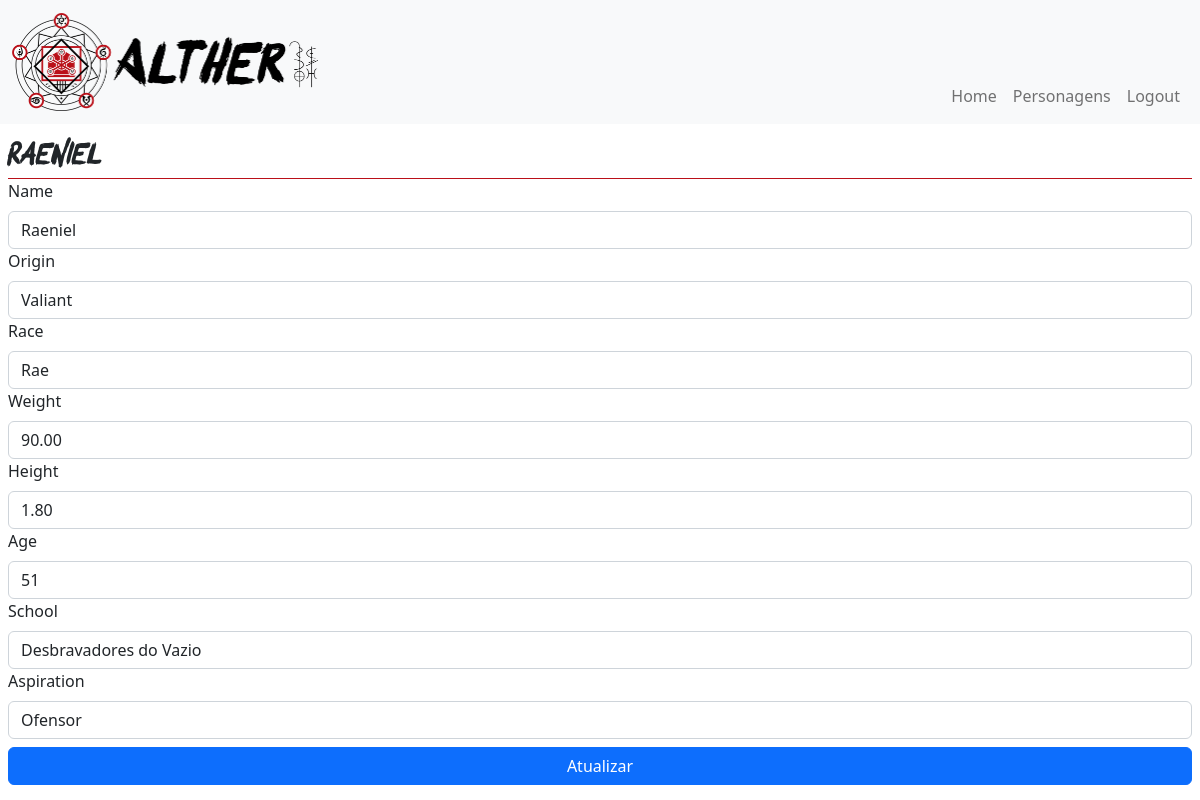
The page /sheet/update/bg/1 (signed in) on the database its author committed.
### sheet/models.py (models this page shows, shortened)
class Character(models.Model):
    player_ID = models.ForeignKey(
        User,
        on_delete=models.CASCADE,
        related_name='player'
    )
    name = models.CharField(
        max_length=100
    )
    origin = models.CharField(
        max_length=30
    )
    race = models.ForeignKey(
        Race,
        on_delete=models.DO_NOTHING
    )
    school = models.ForeignKey(
        School,
        on_delete=models.DO_NOTHING
    )
    aspiration = models.ForeignKey(
        Aspiration,
        on_delete=models.DO_NOTHING
    )
    weight = models.DecimalField(
        max_digits=6,
        decimal_places=2
    )
    height = models.DecimalField(
        max_digits=5,
        decimal_places=2
    )
    age = models.PositiveSmallIntegerField()
    level = models.PositiveSmallIntegerField(default=1)
    xp_total = models.PositiveIntegerField(default=0)
    xp_current = models.PositiveIntegerField(default=0)
    hp_total = models.IntegerField(default=10)
    hp_current = models.IntegerField(default=10)
    hp_temp = models.IntegerField(default=0)
    unbalance = models.PositiveIntegerField(default=0)
    movement_actions = models.PositiveSmallIntegerField(default=1)
    main_actions = models.PositiveSmallIntegerField(default=1)
    active_path = models.ForeignKey(
        Path,
        on_delete=models.DO_NOTHING
    )
    inventory = models.TextField(blank=True, default='')
    annotations = models.TextField(blank=True, default='')
    coin = models.CharField(
        max_length=200,
        default='0 valores'
    )
    movement_action_cost = models.IntegerField(
        default=2000
    )
    main_action_cost = models.IntegerField(
        default=3000
    )

### sheet/views.py (the view)
# urls.py: path('update/bg/<int:char_ID>', views.update_bg, name='update_bg'),
@login_required
def update_bg(request, char_ID):
    character = Character.objects.get(pk=char_ID)
    if request.method == 'POST':
        form = CreateCharForm(request.POST, instance=character)
        form.save()
        return redirect('main', char_ID=char_ID)
    form = CreateCharForm(instance=character)
    form_data = {
        'form': form,
        'character': character
    }
    return render(request, 'sheet/bg.html', form_data)

### sheet/models.py (called while the page is built)
    def __str__(self) -> str:
        return self.name

    def __str__(self) -> str:
        return self.name

    def __str__(self) -> str:
        return self.name

### templates/sheet/bg.html (shortened to what this page needs)
{% include 'partials/_head.html' with page_title='Informações de Personagem' %}
<body>
    {% include 'partials/_header.html' %}
    <main class="d-flex flex-column m-2">
        <div class="section-title">
            <h1 class="main-text">{{ character.name }}</h1>
        </div>
        <div class="form-container">
            <form action="{% url 'update_bg' character.pk %}" method="POST">
                {% for field in form.visible_fields %}
                <div>
                    <label for="{{ field.id_for_label }}" class="form-label">{{ field.label }}</label>
                    {{ field }}
                </div>
                {% endfor %}
                <div class="mt-2">
                    <button type="submit" class="btn btn-primary w-100">Atualizar</button>
                </div>
            </form>
        </div>
    </main>
</body>
</html>

### althercs/static/styles/style.css (style rules this page uses)
input[type=number] { -moz-appearance: textfield; appearance: textfield; }
.main-text { font-size: xx-large; font-family: 'okamiregular'; }
.section-title { border-bottom: 1px solid #ba1019; }

### rows shown on the page
Character: name "Raeniel", visible_fields "Raeniel" "Valiant" "Rae" "90.00" "1.80" "51" "Desbravadores do Vazio" "Ofensor"

### other values the page prints
{{ field.label }} "Name" "Origin" "Race" "Weight" "Height" "Age" "School" "Aspiration"
